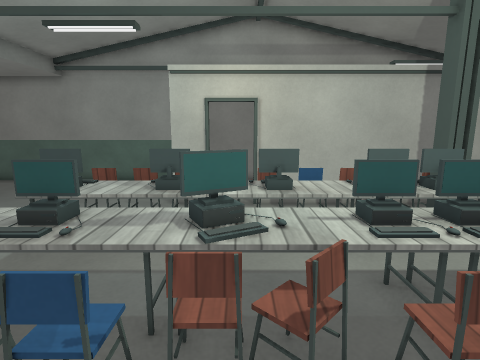
[1] (above)

15 first-person views from a walk through a level from a Godot 3-D game. The camera is 1.5 m above the floor, tilts 10° down and sees 80° across. Doors that lead somewhere are drawn open, without their leaves. The floor is counted in squares, 0.5 m on a side. Each view is taken from the middle of a square. On the plan, view 1 faces up. The plan holds only what a view shows up to about 20 squares ahead; the rest is blank. The place goes on beyond the plan. Characters and animated objects are left out. Surface patterns are stand-ins for the level's own textures.

[2]
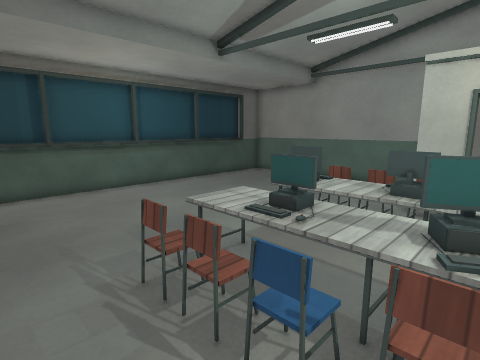

[3]
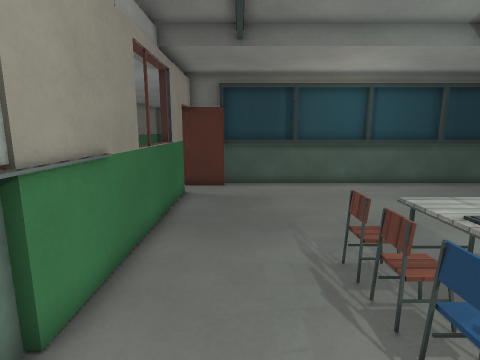

[4]
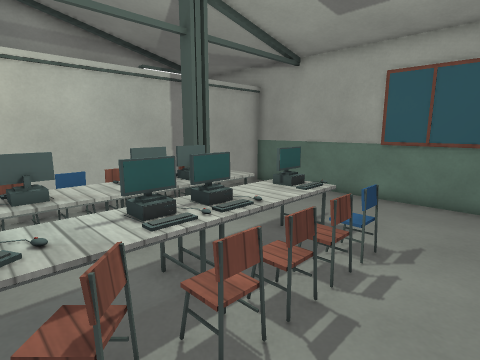

[5]
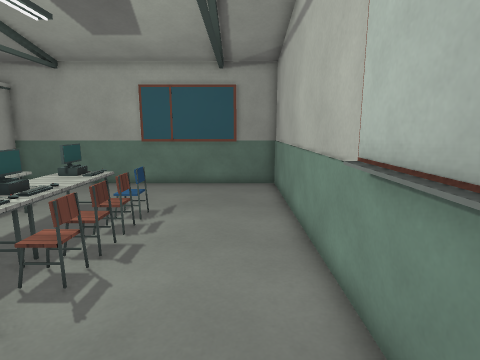

[6]
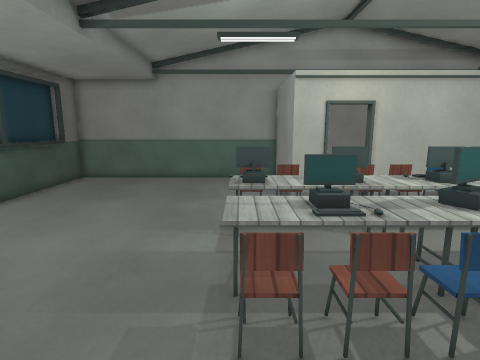

[7]
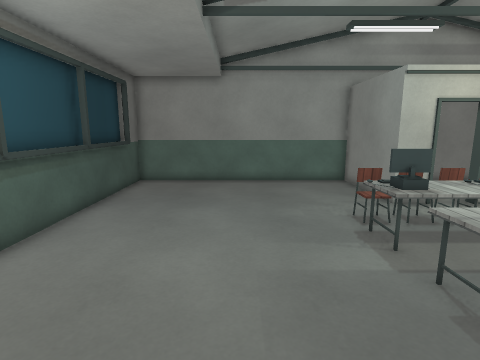

[8]
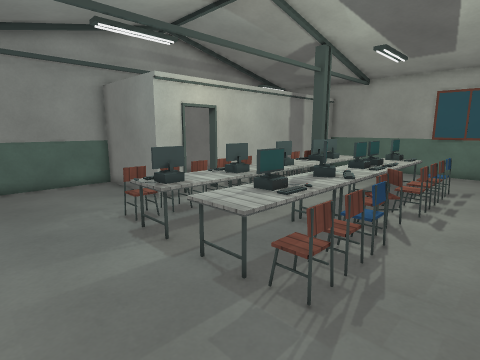

[9]
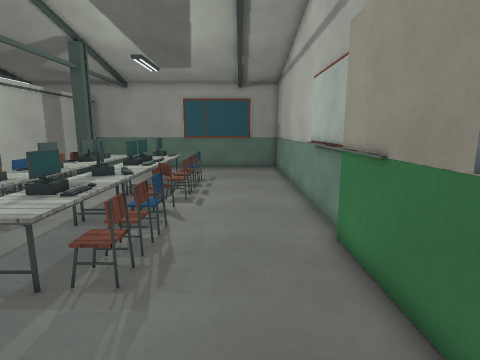

[10]
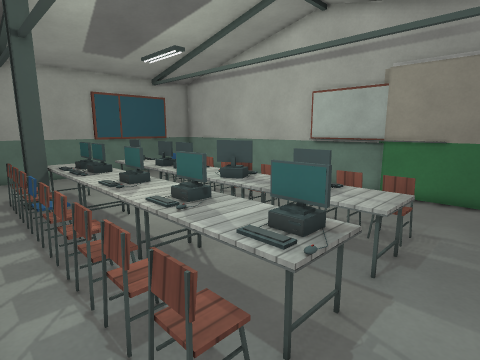

[11]
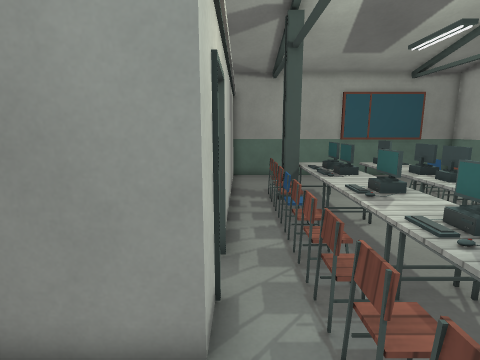

[12]
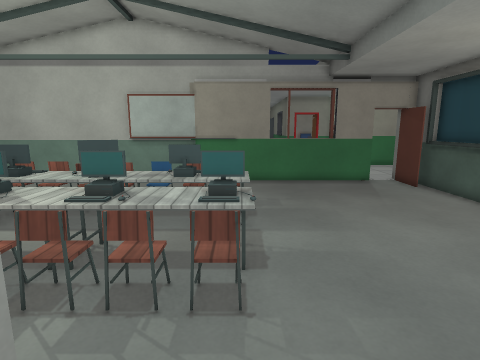

[13]
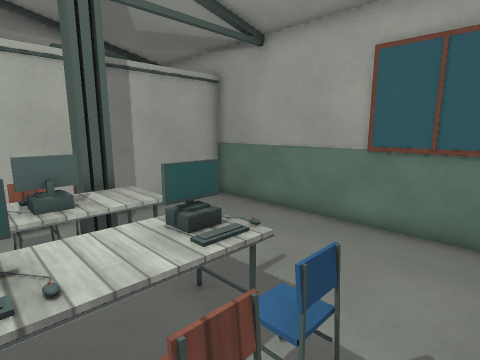

[14]
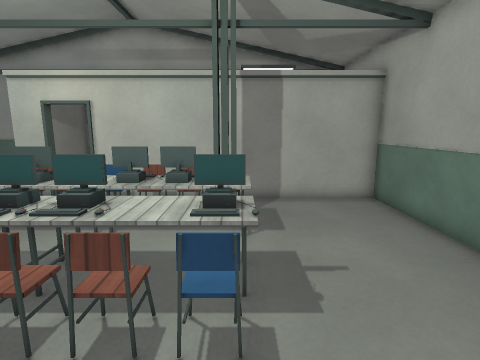

[15]
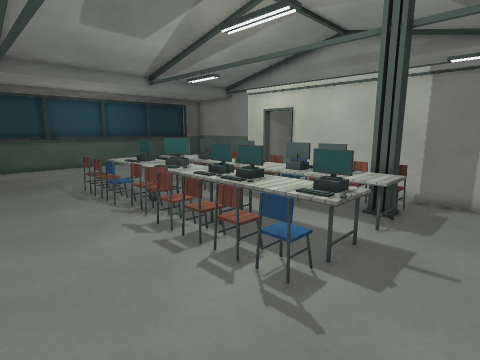

### Floor plan
Key: @ floor where view 1 was taken; # wall or solid block; . floor; D closed door; = window, fence, low wall or low ledge; C chair; T table; O other object.
Columns run from 15 left of view 1 to 13 right of it. Each row starts with its distance up from view 1.
 17 #############
 16 #...........#
 15 #...........#
 14 #...........#
 13 #...........##
 12 #...........###
 11 #............################
 10 #.........CCCCCCCCCCCCC.....#
  9 #...........OO.OO..OO##.....#
  8 #.........TTTTTTTTTTTTT.....#
  7 #.........TTTTTTTTTTTTT.....#
  6 #...........................#
  5 #.........TTTTTTTTTTTTT.....#
  4 #.........TTTTTTTTTTTTT.....#
  3 #...........OO.OC..OO.O.....#
  2 #.........CC..C..CC..C......#
  1 #...........................#
  0 #..............@............#
 -1 #D..........................#
 -2 #D..........................#
 -3  DD###=#=####################

Positions as (right, up) in squares from view 1, and headings:
1: (0, 0), facing up
2: (0, 0), facing up-left
3: (1, 0), facing left
4: (0, 0), facing up-right
5: (-3, -1), facing right
6: (-5, -1), facing up
7: (-9, 0), facing up
8: (-9, 0), facing up-right
9: (-10, 0), facing right
10: (-7, 11), facing down-right
11: (-6, 11), facing right
12: (-5, 14), facing down
13: (4, 1), facing up-right
14: (7, -1), facing up
15: (10, -2), facing up-left
